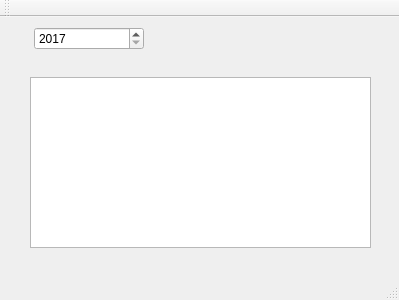
<?xml version="1.0" encoding="UTF-8"?>
<ui version="4.0">
 <class>MainWindow</class>
 <widget class="QMainWindow" name="MainWindow">
  <property name="geometry">
   <rect>
    <x>0</x>
    <y>0</y>
    <width>399</width>
    <height>300</height>
   </rect>
  </property>
  <property name="windowTitle">
   <string>MainWindow</string>
  </property>
  <widget class="QWidget" name="centralWidget">
   <widget class="QDateEdit" name="dateEdit">
    <property name="geometry">
     <rect>
      <x>34</x>
      <y>10</y>
      <width>110</width>
      <height>23</height>
     </rect>
    </property>
    <property name="maximumDate">
     <date>
      <year>7925</year>
      <month>12</month>
      <day>31</day>
     </date>
    </property>
    <property name="minimumDate">
     <date>
      <year>2017</year>
      <month>1</month>
      <day>1</day>
     </date>
    </property>
    <property name="displayFormat">
     <string>yyyy</string>
    </property>
    <property name="calendarPopup">
     <bool>false</bool>
    </property>
   </widget>
   <widget class="QTextEdit" name="textEdit">
    <property name="geometry">
     <rect>
      <x>30</x>
      <y>60</y>
      <width>341</width>
      <height>171</height>
     </rect>
    </property>
   </widget>
  </widget>
  <widget class="QMenuBar" name="menuBar">
   <property name="geometry">
    <rect>
     <x>0</x>
     <y>0</y>
     <width>399</width>
     <height>19</height>
    </rect>
   </property>
  </widget>
  <widget class="QToolBar" name="mainToolBar">
   <attribute name="toolBarArea">
    <enum>TopToolBarArea</enum>
   </attribute>
   <attribute name="toolBarBreak">
    <bool>false</bool>
   </attribute>
  </widget>
  <widget class="QStatusBar" name="statusBar"/>
 </widget>
 <layoutdefault spacing="6" margin="11"/>
 <resources/>
 <connections/>
</ui>
